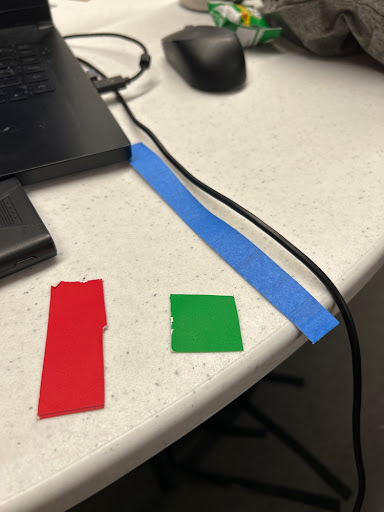
#> input picture MLH-App/test_image.jpg, 384 x 512 px
$ python -i test7.py   (imports and definitions only)
#> lines starting #> are read from the running program, lines starting #| are printed output that depends on the picture; after the words box and inside, x2 and y2 are one past the last pixel; in counts of white or black regions, pixels touching at a corner belong together
#> further down, picture is the input picture: shape (512, 384, 3); mean B, G, R 122.8, 132.6, 140.3
import cv2
import numpy as np
import urllib.request

# ================= USER CONFIGURATION =================
URL = 'http://192.168.38.209:81/stream'
# ======================================================

def get_frame(stream):
    bytes_data = b''
    while True:
        try:
            bytes_data += stream.read(4096)
            a = bytes_data.find(b'\xff\xd8')
            if a != -1:
                b = bytes_data.find(b'\xff\xd9', a)
                if b != -1:
                    jpg = bytes_data[a:b+2]
                    if len(jpg) > 0:
                        frame = cv2.imdecode(np.frombuffer(jpg, dtype=np.uint8), cv2.IMREAD_COLOR)
                        # Resize to reduce lag (320x240 is standard QVGA, good balance of speed/quality)
                        if frame is not None:
                            frame = cv2.resize(frame, (320, 240))
                        return frame
        except Exception:
            return None

def detect_rectangle_strip(frame):
    # 1. Pre-processing
    # Blur to reduce high-frequency noise
    blurred = cv2.GaussianBlur(frame, (5, 5), 0)
    # Convert to HSV
    hsv = cv2.cvtColor(blurred, cv2.COLOR_BGR2HSV)
#> hsv: shape (512, 384, 3); mean H, S, V 36.3, 53.4, 148

    # 2. Define a "Colorful" range (Detects any color that isn't white/gray/black)
    # Hue: 0-180 (All colors)
    # Saturation: 60-255 (Must have some color magnitude)
    # Value: 50-255 (Must be somewhat bright, ignores dark shadows)
    lower_color = np.array([0, 60, 50])
    upper_color = np.array([180, 255, 255])

    mask = cv2.inRange(hsv, lower_color, upper_color)
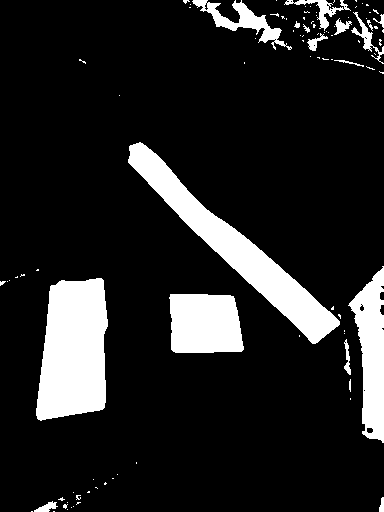
#> mask: shape (512, 384); 13.8% white; 97 white regions (79 under 20 px), largest, box (x1, y1, x2, y2) and area: (36, 278, 108, 421) 8313, (128, 142, 340, 344) 7926, (169, 294, 244, 353) 3990

    # Morphological Operations to clean up the mask
    # Open: Removes small noise (erosion followed by dilation)
    # Close: Closes small holes inside the object (dilation followed by erosion)
    kernel = np.ones((5,5), np.uint8)
    mask = cv2.morphologyEx(mask, cv2.MORPH_OPEN, kernel)
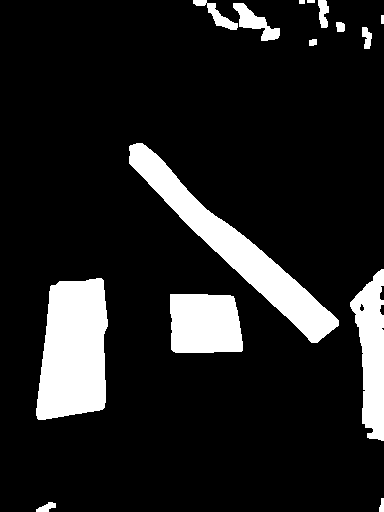
#> mask: shape (512, 384); 13.1% white; 15 white regions, largest, box (x1, y1, x2, y2) and area: (36, 278, 108, 420) 8307, (129, 143, 339, 343) 7912, (170, 294, 243, 353) 3984
    mask = cv2.morphologyEx(mask, cv2.MORPH_CLOSE, kernel)
#> mask: shape (512, 384); 13.1% white; 12 white regions

    # Show the mask for debugging (Values usually show up as white)
    cv2.imshow("Color Mask", mask)

    # 3. Find Contours
    contours, _ = cv2.findContours(mask, cv2.RETR_TREE, cv2.CHAIN_APPROX_SIMPLE)
#> contours = 12 contours, 1 with area under 20; largest, box (x1, y1, x2, y2) and area: (36, 278, 108, 420) 8116, (129, 143, 339, 343) 7686, (170, 294, 243, 353) 3868, (350, 269, 384, 441) 3492, (193, 0, 280, 41) 1018

    for cnt in contours:
        area = cv2.contourArea(cnt)

        # Filter out small noise (Adjusted for smaller resolution)
        if area > 300:

            # Robust Rectangle Detection using MinAreaRect (handles rotation)
            rect = cv2.minAreaRect(cnt)
            (center, (w, h), angle) = rect

            # Organize w and h so aspect ratio is consistent
            # Longest side / Shortest side
            if w < h:
                w, h = h, w

            aspect_ratio = float(w) / h if h > 0 else 0

            # Calculate Solidity to ensure it's rectangular-ish (not a C shape or blob)
            box = cv2.boxPoints(rect)
            box = np.int32(box)
            box_area = cv2.contourArea(box)
            solidity = area / box_area if box_area > 0 else 0

            # Criteria for a "Strip":
            # 1. High Aspect Ratio (e.g., > 2.0) OR just "not square" (> 1.5)
            # 2. High Solidity (> 0.7) means it fills its bounding box well

            if aspect_ratio > 1.5 and solidity > 0.7:
                # Draw the rotated rectangle
                cv2.drawContours(frame, [box], 0, (0, 255, 0), 2)

                label = f"Strip | AR:{aspect_ratio:.1f}"
                cv2.putText(frame, label, (int(center[0]), int(center[1])),
                            cv2.FONT_HERSHEY_SIMPLEX, 0.5, (0, 255, 0), 2)
#> this loop made 12 passes
#> (area, center, w, h, angle, aspect_ratio, box, box_area) on pass 4: (8116.5, (71.99, 348.6), 142.6, 68.82, -88.49, 2.07, [[104, 420], [35, 418], [39, 276], [108, 278]], 9806)
#> (area, rect, w, h, angle, aspect_ratio, box, box_area) on pass 6: (7686.5, ((229, 240.3), (34.89, 274.8), -46.56), 274.8, 34.89, -46.56, 7.88, [[316, 347], [117, 158], [141, 133], [340, 322]], 9511)
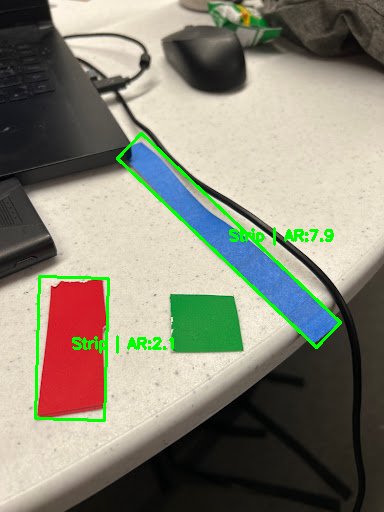
#> frame: shape (512, 384, 3); 2.3% of pixels changed, all inside (x1, y1, x2, y2) = (34, 132, 342, 422)

    return frame

# To test with ESP32 Camera:
# [1 line not run here, left out]
try:
    stream = urllib.request.urlopen(URL)
except Exception as e:
    print(f"Failed to connect to stream: {e}")
    exit()

# [12 lines not run here, left out]

>>> import cv2
>>> picture = cv2.imread('test_image.jpg')
>>> result = detect_rectangle_strip(picture)
